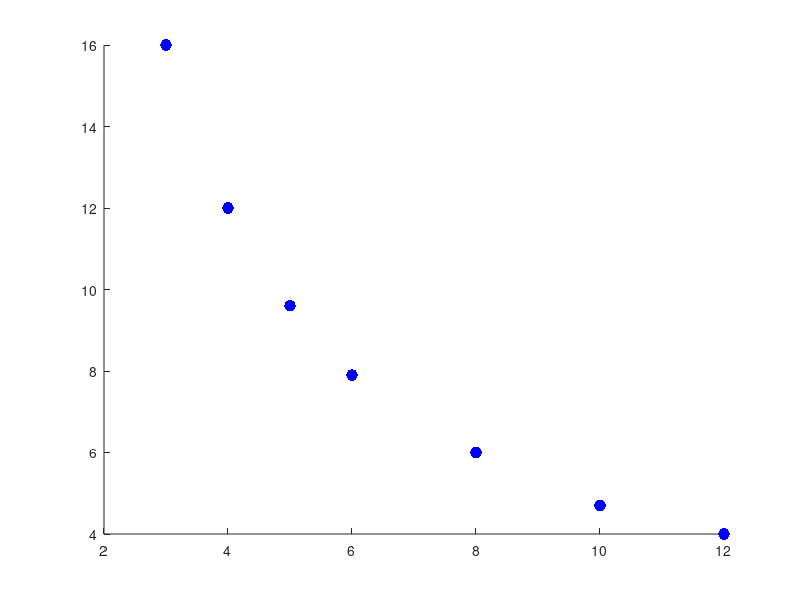

Here is the MATLAB script that generated this plot: (Note: this script raises an error after producing the figure.)
%% Deadzone Penalty Function
% Chad Healy
% 
% 08 NOV 2015
% 
%
% To adapt to another dataset, change x and y and deadzone
% whose default is set at 1.
%
% Note: Some adjusting will have to be made for a polynomial or
%       other type of model

% Sample Dataset
x = [3,4,5,6,8,10,12]';
y = [16,12,9.6,7.9,6,4.7,4]';
deadzone = 5;

% Sample Penalty Function
% if abs(Ax-b) > 1, penalty = abs(Ax-b)
% else if abs(Ax-b) <=1, penatly = 0
% 
% replace each t variable with a sum of each segment
% t = z1 + z2 + z3
% loss function = -1*z1 + 0*z2 + 1*z3
% this actually drops to just z1 and z2,
% where 0 <= z1 < 1
% and z2 >= 0 ... 

% matrix for z's to replace t's
Z = zeros(length(x),length(x)*2);
for ii = 1:length(x)
    Z(ii,2*ii-1) = 1;
    Z(ii,2*ii) = 1;
end




% L-inf norm: 
% Initialize Matrices/Vectors
% Ainf = [-x,x;
%         -1*ones(size(x)),1*ones(size(x));
%         -1*eye(length(x)),-1*eye(length(x))]';
A = [-x -1*ones(size(x)),-1*Z;
      x,ones(size(x)),-1*Z];

% Constraints on z's
Zcon = zeros(length(x),size(A,2));
for ii = 1:length(x);
    Zcon(ii,2+2*ii-1) = 1;
end
% Update A
A = [A; Zcon];

bZcon = deadzone*ones(length(x),1);
b = [-1*y;y];
b = [b;bZcon];

%For some reason, it is not recognizing the positivity
% constraint on the z2 variable, so I'm adding this...
Zcon2 = zeros(length(x),size(A,2));
for ii = 1:length(x);
    Zcon2(ii,2+2*ii) = -1;
end
A = [A;Zcon2];
b = [b;zeros(length(x),1)];

% Build Cost Vector
c = zeros(size(A,2),1);
c(4:2:end) = 1;

[X_DZ,FVAL_DZ] = linprog(c,A,b);
x_dz = x;
y_dz = X_DZ(1)*x_dz + X_DZ(2);

figure
hold on
h(1) = plot(x,y,'b.','MarkerSize',25);
ciplot(y-deadzone,y+deadzone,x,'b',0.25)
h(2) = plot(x_dz,y_dz,'r','LineWidth',2);
